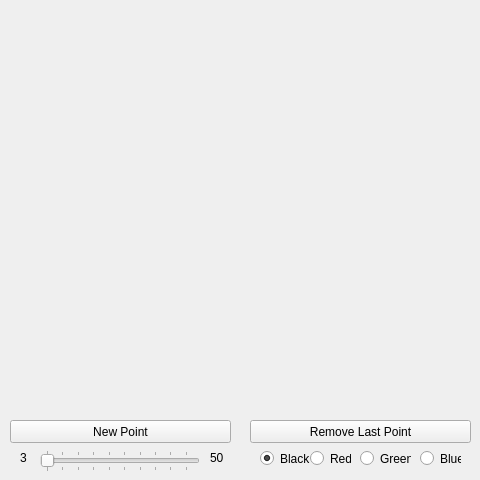
<?xml version="1.0" encoding="UTF-8"?>
<ui version="4.0">
 <class>Form</class>
 <widget class="QWidget" name="Form">
  <property name="geometry">
   <rect>
    <x>0</x>
    <y>0</y>
    <width>480</width>
    <height>480</height>
   </rect>
  </property>
  <property name="minimumSize">
   <size>
    <width>480</width>
    <height>480</height>
   </size>
  </property>
  <property name="maximumSize">
   <size>
    <width>480</width>
    <height>480</height>
   </size>
  </property>
  <property name="windowTitle">
   <string>My Floating Points</string>
  </property>
  <property name="autoFillBackground">
   <bool>false</bool>
  </property>
  <widget class="QPushButton" name="button_new_point">
   <property name="geometry">
    <rect>
     <x>10</x>
     <y>420</y>
     <width>221</width>
     <height>23</height>
    </rect>
   </property>
   <property name="focusPolicy">
    <enum>Qt::NoFocus</enum>
   </property>
   <property name="text">
    <string>New Point</string>
   </property>
  </widget>
  <widget class="QPushButton" name="button_del_last_point">
   <property name="geometry">
    <rect>
     <x>250</x>
     <y>420</y>
     <width>221</width>
     <height>23</height>
    </rect>
   </property>
   <property name="focusPolicy">
    <enum>Qt::NoFocus</enum>
   </property>
   <property name="text">
    <string>Remove Last Point</string>
   </property>
  </widget>
  <widget class="QWidget" name="point_area" native="true">
   <property name="geometry">
    <rect>
     <x>10</x>
     <y>10</y>
     <width>461</width>
     <height>401</height>
    </rect>
   </property>
   <property name="autoFillBackground">
    <bool>false</bool>
   </property>
  </widget>
  <widget class="QSlider" name="sl_radius">
   <property name="geometry">
    <rect>
     <x>40</x>
     <y>450</y>
     <width>160</width>
     <height>22</height>
    </rect>
   </property>
   <property name="minimum">
    <number>3</number>
   </property>
   <property name="maximum">
    <number>50</number>
   </property>
   <property name="orientation">
    <enum>Qt::Horizontal</enum>
   </property>
   <property name="tickPosition">
    <enum>QSlider::TicksBothSides</enum>
   </property>
   <property name="tickInterval">
    <number>5</number>
   </property>
  </widget>
  <widget class="QRadioButton" name="rb_black">
   <property name="geometry">
    <rect>
     <x>260</x>
     <y>450</y>
     <width>51</width>
     <height>17</height>
    </rect>
   </property>
   <property name="text">
    <string>Black</string>
   </property>
   <property name="checked">
    <bool>true</bool>
   </property>
  </widget>
  <widget class="QRadioButton" name="rb_red">
   <property name="geometry">
    <rect>
     <x>310</x>
     <y>450</y>
     <width>41</width>
     <height>17</height>
    </rect>
   </property>
   <property name="text">
    <string>Red</string>
   </property>
  </widget>
  <widget class="QRadioButton" name="rb_green">
   <property name="geometry">
    <rect>
     <x>360</x>
     <y>450</y>
     <width>51</width>
     <height>17</height>
    </rect>
   </property>
   <property name="text">
    <string>Green</string>
   </property>
  </widget>
  <widget class="QRadioButton" name="rb_blue">
   <property name="geometry">
    <rect>
     <x>420</x>
     <y>450</y>
     <width>41</width>
     <height>17</height>
    </rect>
   </property>
   <property name="text">
    <string>Blue</string>
   </property>
  </widget>
  <widget class="QLabel" name="label">
   <property name="geometry">
    <rect>
     <x>20</x>
     <y>450</y>
     <width>16</width>
     <height>16</height>
    </rect>
   </property>
   <property name="text">
    <string>3</string>
   </property>
  </widget>
  <widget class="QLabel" name="label_2">
   <property name="geometry">
    <rect>
     <x>210</x>
     <y>450</y>
     <width>16</width>
     <height>16</height>
    </rect>
   </property>
   <property name="text">
    <string>50</string>
   </property>
  </widget>
 </widget>
 <resources/>
 <connections/>
</ui>
